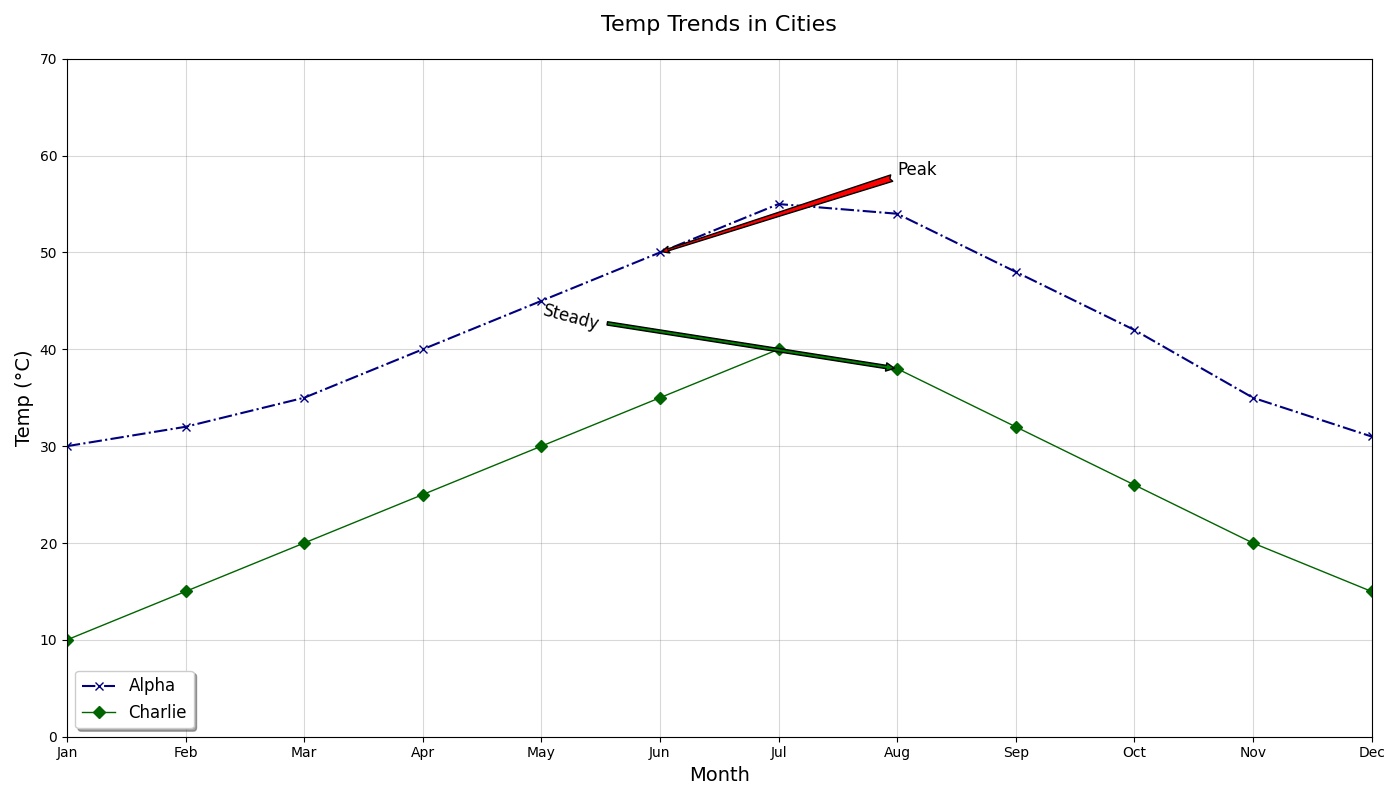

Reproduce this figure in Python.
import matplotlib.pyplot as plt
import numpy as np

months = np.arange(1, 13)
city_alpha_temp = np.array([30, 32, 35, 40, 45, 50, 55, 54, 48, 42, 35, 31])
# Removed data for city Bravo
city_charlie_temp = np.array([10, 15, 20, 25, 30, 35, 40, 38, 32, 26, 20, 15])

plt.figure(figsize=(14, 8))

plt.plot(months, city_alpha_temp, label='Alpha', marker='x', color='navy', linestyle='-.', linewidth=1.5)
plt.plot(months, city_charlie_temp, label='Charlie', marker='D', color='darkgreen', linestyle='-', linewidth=1)

plt.grid(True, linestyle='-', color='gray', alpha=0.3)

plt.title("Temp Trends in Cities", fontsize=16, pad=20)
plt.xlabel("Month", fontsize=14)
plt.ylabel("Temp (°C)", fontsize=14)

plt.annotate('Peak', xy=(6, city_alpha_temp[5]), xytext=(8, 58),
             arrowprops=dict(facecolor='red', arrowstyle='fancy'),
             fontsize=12)

# Removed 'Cold' annotation for city Bravo

plt.annotate('Steady', xy=(8, city_charlie_temp[7]), xytext=(5, 42),
             arrowprops=dict(facecolor='green', arrowstyle='simple'),
             fontsize=12, rotation=-15)

plt.ylim(0, 70)
plt.xlim(1, 12)
plt.xticks(months, ['Jan', 'Feb', 'Mar', 'Apr', 'May', 'Jun', 'Jul', 'Aug', 'Sep', 'Oct', 'Nov', 'Dec'])

plt.legend(loc='lower left', fontsize=12, shadow=True, fancybox=True)

plt.tight_layout()

plt.show()
